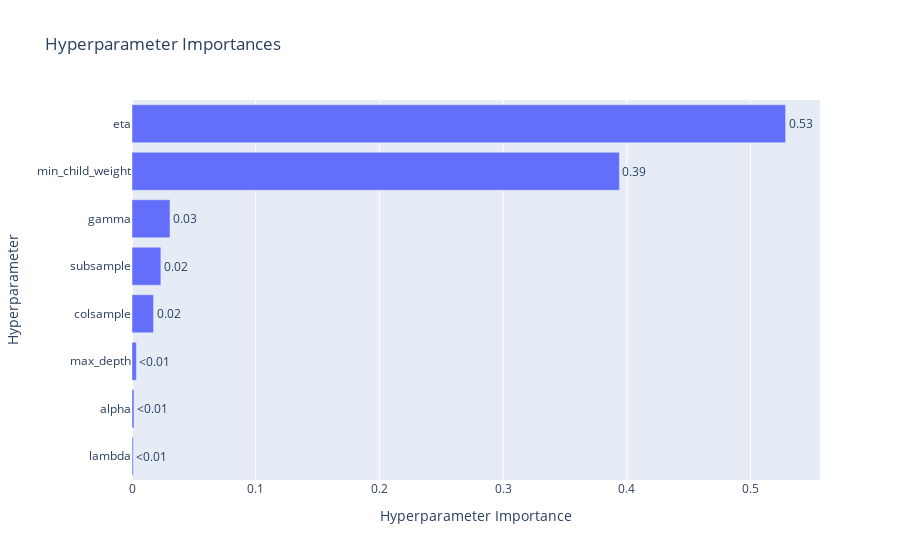

Here is the notebook cell this chart was saved with:
### Code cell
op_viz.plot_param_importances(null_study)

### Figure 1 — Plotly figure (JSON) as saved in the notebook; plotly's stock layout.template omitted (floating-point values rounded to 4 significant figures)
{"data": [{"cliponaxis": false, "hovertemplate": ["lambda (FloatDistribution): 0.000991450500473077<extra></extra>", "alpha (FloatDistribution): 0.0016034355819524008<extra></extra>", "max_depth (IntDistribution): 0.0035301636538866586<extra></extra>", "colsample (FloatDistribution): 0.017399519161323287<extra></extra>", "subsample (FloatDistribution): 0.023325089237198872<extra></extra>", "gamma (FloatDistribution): 0.030717709954703437<extra></extra>", "min_child_weight (IntDistribution): 0.394043178665775<extra></extra>", "eta (FloatDistribution): 0.5283894532446871<extra></extra>"], "name": "Objective Value", "orientation": "h", "text": ["<0.01", "<0.01", "<0.01", "0.02", "0.02", "0.03", "0.39", "0.53"], "textposition": "outside", "type": "bar", "x": [0.0009915, 0.001603, 0.00353, 0.0174, 0.02333, 0.03072, 0.394, 0.5284], "y": ["lambda", "alpha", "max_depth", "colsample", "subsample", "gamma", "min_child_weight", "eta"]}], "layout": {"title": {"text": "Hyperparameter Importances"}, "xaxis": {"title": {"text": "Hyperparameter Importance"}}, "yaxis": {"title": {"text": "Hyperparameter"}}}}
